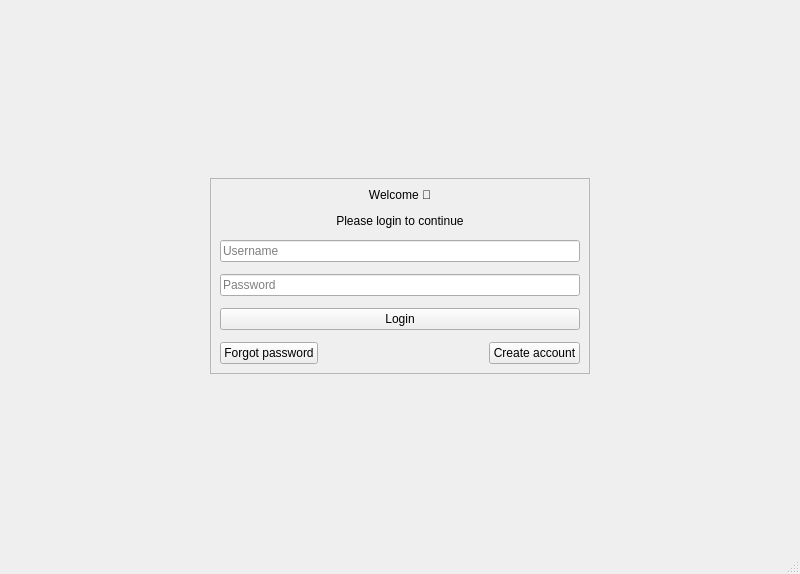
<?xml version="1.0" encoding="UTF-8"?>
<ui version="4.0">
 <class>LoginWindow</class>
 <widget class="QMainWindow" name="LoginWindow">
  <property name="geometry">
   <rect>
    <x>0</x>
    <y>0</y>
    <width>800</width>
    <height>574</height>
   </rect>
  </property>
  <property name="windowTitle">
   <string>Login</string>
  </property>
  <widget class="QWidget" name="centralwidget">
   <layout class="QVBoxLayout" name="rootLayout">
    <property name="spacing">
     <number>16</number>
    </property>
    <item>
     <spacer name="topSpacer">
      <property name="orientation">
       <enum>Qt::Vertical</enum>
      </property>
      <property name="sizeHint" stdset="0">
       <size>
        <width>20</width>
        <height>60</height>
       </size>
      </property>
     </spacer>
    </item>
    <item>
     <layout class="QHBoxLayout" name="centerRow">
      <item>
       <spacer name="leftSpacer">
        <property name="orientation">
         <enum>Qt::Horizontal</enum>
        </property>
        <property name="sizeHint" stdset="0">
         <size>
          <width>120</width>
          <height>20</height>
         </size>
        </property>
       </spacer>
      </item>
      <item>
       <widget class="QFrame" name="card">
        <property name="minimumSize">
         <size>
          <width>380</width>
          <height>0</height>
         </size>
        </property>
        <property name="maximumSize">
         <size>
          <width>420</width>
          <height>16777215</height>
         </size>
        </property>
        <property name="frameShape">
         <enum>QFrame::StyledPanel</enum>
        </property>
        <layout class="QVBoxLayout" name="cardLayout">
         <property name="spacing">
          <number>12</number>
         </property>
         <item>
          <widget class="QLabel" name="titleLabel">
           <property name="text">
            <string>Welcome 👋</string>
           </property>
           <property name="alignment">
            <set>Qt::AlignCenter</set>
           </property>
          </widget>
         </item>
         <item>
          <widget class="QLabel" name="subtitleLabel">
           <property name="text">
            <string>Please login to continue</string>
           </property>
           <property name="alignment">
            <set>Qt::AlignCenter</set>
           </property>
          </widget>
         </item>
         <item>
          <widget class="QLineEdit" name="editUsername">
           <property name="placeholderText">
            <string>Username</string>
           </property>
          </widget>
         </item>
         <item>
          <widget class="QLineEdit" name="editPassword">
           <property name="echoMode">
            <enum>QLineEdit::Password</enum>
           </property>
           <property name="placeholderText">
            <string>Password</string>
           </property>
          </widget>
         </item>
         <item>
          <widget class="QPushButton" name="btnLogin">
           <property name="text">
            <string>Login</string>
           </property>
          </widget>
         </item>
         <item>
          <layout class="QHBoxLayout" name="rowActions">
           <item>
            <widget class="QPushButton" name="btnForgot">
             <property name="text">
              <string>Forgot password</string>
             </property>
            </widget>
           </item>
           <item>
            <spacer name="hSpacer">
             <property name="orientation">
              <enum>Qt::Horizontal</enum>
             </property>
             <property name="sizeHint" stdset="0">
              <size>
               <width>40</width>
               <height>20</height>
              </size>
             </property>
            </spacer>
           </item>
           <item>
            <widget class="QPushButton" name="btnSignup">
             <property name="text">
              <string>Create account</string>
             </property>
            </widget>
           </item>
          </layout>
         </item>
        </layout>
       </widget>
      </item>
      <item>
       <spacer name="rightSpacer">
        <property name="orientation">
         <enum>Qt::Horizontal</enum>
        </property>
        <property name="sizeHint" stdset="0">
         <size>
          <width>120</width>
          <height>20</height>
         </size>
        </property>
       </spacer>
      </item>
     </layout>
    </item>
    <item>
     <spacer name="bottomSpacer">
      <property name="orientation">
       <enum>Qt::Vertical</enum>
      </property>
      <property name="sizeHint" stdset="0">
       <size>
        <width>20</width>
        <height>60</height>
       </size>
      </property>
     </spacer>
    </item>
   </layout>
  </widget>
  <widget class="QMenuBar" name="menubar">
   <property name="geometry">
    <rect>
     <x>0</x>
     <y>0</y>
     <width>800</width>
     <height>24</height>
    </rect>
   </property>
  </widget>
  <widget class="QStatusBar" name="statusbar"/>
 </widget>
 <resources/>
 <connections/>
</ui>
